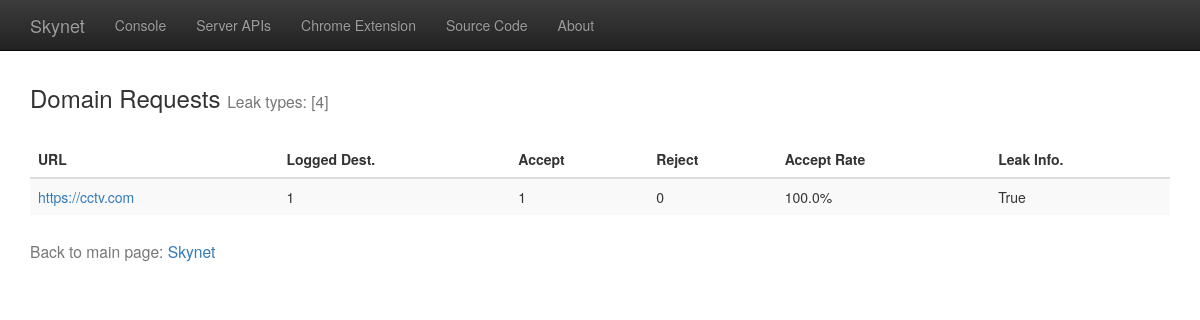
Page /q/domain/cctv.com on the committed database.
### skynet/models.py (models this page shows, shortened)
class FullRequest(models.Model):
    page_url = models.URLField()
    is_leak = models.BooleanField(default=False)
    accept_count = models.PositiveIntegerField(default=0)
    reject_count = models.PositiveIntegerField(default=0)
    top_domain = models.ForeignKey(TopDomain, default=None, null=True)

### skynet/views.py (the view)
# urls.py: url(r'^q/domain/', views.view_domain),
def view_domain(request):
    domain_url = request.path[10:]
    leak_types = set()
    try:
        domain_entry = TopDomain.objects.get(domain_name=domain_url)
    except TopDomain.DoesNotExist:
        return render(request, 'error.html')
    sub_page_set = FullRequest.objects.filter(top_domain=domain_entry)
    for item in sub_page_set:
        temp_leak_types = set()
        item.accept_rate = str(round(float(item.accept_count)/(item.accept_count+item.reject_count) * 100, 2))+'%'
        try:
            page_leak_to_set = LeakToURL.objects.filter(leak_from=item)
        except FullRequest.DoesNotExist:
            page_leak_to_set = []
        item.leak_to_log = str(len(page_leak_to_set))
        for leak_to_entry in page_leak_to_set:
            temp_leak_types.add(leak_to_entry.leak_type)
        leak_types.update(temp_leak_types)
    leak_types_array = str(sorted(list(leak_types)))
    return render(request, 'terminator_view_domain.html', {'pages': sub_page_set,
                                                           'leak_types': leak_types_array,
                                                           'top_domain': to_top_domain(domain_url)})

### templates/terminator_view_domain.html (shortened to what this page needs)
{% extends "terminator_base_nav.html" %}
{% block body-except-nav %}
    <h3>Domain <var>{{ top_domain }}</var> Requests <small>Leak types: {{ leak_types }}</small></h3>
    <div style="padding-top: 20px">
        <table id="domain-table" class="table table-striped table-hover sortable">
        <thead>
            <tr>
                <th>URL</th>
                <th>Logged Dest.</th>
                <th>Accept</th>
                <th>Reject</th>
                <th>Accept Rate</th>
                <th>Leak Info.</th>
            </tr>
        </thead>
        <tbody>
            {% for item in pages %}
                <tr>
                    <td>
                        <a href="/q/page/{{ item.page_url }}">{{ item.page_url }}</a>
                    </td>
                    <td>
                        {{ item.leak_to_log }}
                    </td>
                    <td>
                        {{ item.accept_count }}
                    </td>
                    <td>
                        {{ item.reject_count }}
                    </td>
                    <td>
                        {{ item.accept_rate }}
                    </td>
                     <td>
                        {{ item.is_leak }}
                    </td>
                </tr>
            {% endfor %}
        </tbody>
        </table>
        <h3><small>Back to main page: <a href="/"> Skynet </a></small></h3>
    </div>
{% endblock %}

### rows in the picture
FullRequest: page_url "https://cctv.com", leak_to_log "1", accept_count "1", reject_count "0", accept_rate "100.0%", is_leak "True"

### other values in the picture
{{ leak_types }} "[4]"
